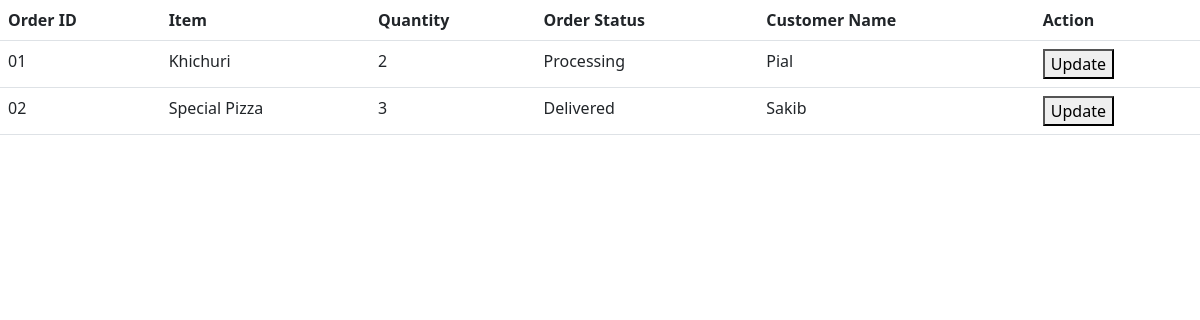
/order, run on the app's committed database.
### myapp/models.py (models this page shows)
class Order(models.Model):
    order_id = models.CharField(max_length=50)
    item = models.CharField(max_length=50)
    quantity = models.CharField(max_length=50)
    status = models.CharField(max_length=50)
    customer_name= models.CharField(max_length=50)

### myapp/views.py (the view)
# urls.py: path('order',views.order , name='order'),
def order(request):
    od = Order.objects.all()
    context = {
        'od' : od,
    }
    return render( request, 'myapp/order.html',context)

### myapp/templates/myapp/order.html (shortened to what this page needs)
<!doctype html>
<html lang="en">
  <head>
    <link href="https://cdn.jsdelivr.net/npm/bootstrap@5.2.0-beta1/dist/css/bootstrap.min.css" rel="stylesheet">
  </head>
  <body>
     <table class="table">
         <tr>
             <th>Order ID</th>
             <th>Item</th>
             <th>Quantity</th>
             <th>Order Status</th>
             <th>Customer Name</th>
             <th>Action</th>
         </tr>
         {% for i in od %}
           <tr>
               <td>{{i.order_id}}</td>
               <td>{{i.item}}</td>
               <td>{{i.quantity}}</td>
               <td>{{i.status}}</td>
               <td>{{i.customer_name}}</td>
               <td><button>Update</button></td>
           </tr>
         {% endfor %}
     </table>
  </body>
</html>

### data on the page
Order: order_id "01", item "Khichuri", quantity "2", status "Processing", customer_name "Pial"
Order: order_id "02", item "Special Pizza", quantity "3", status "Delivered", customer_name "Sakib"
